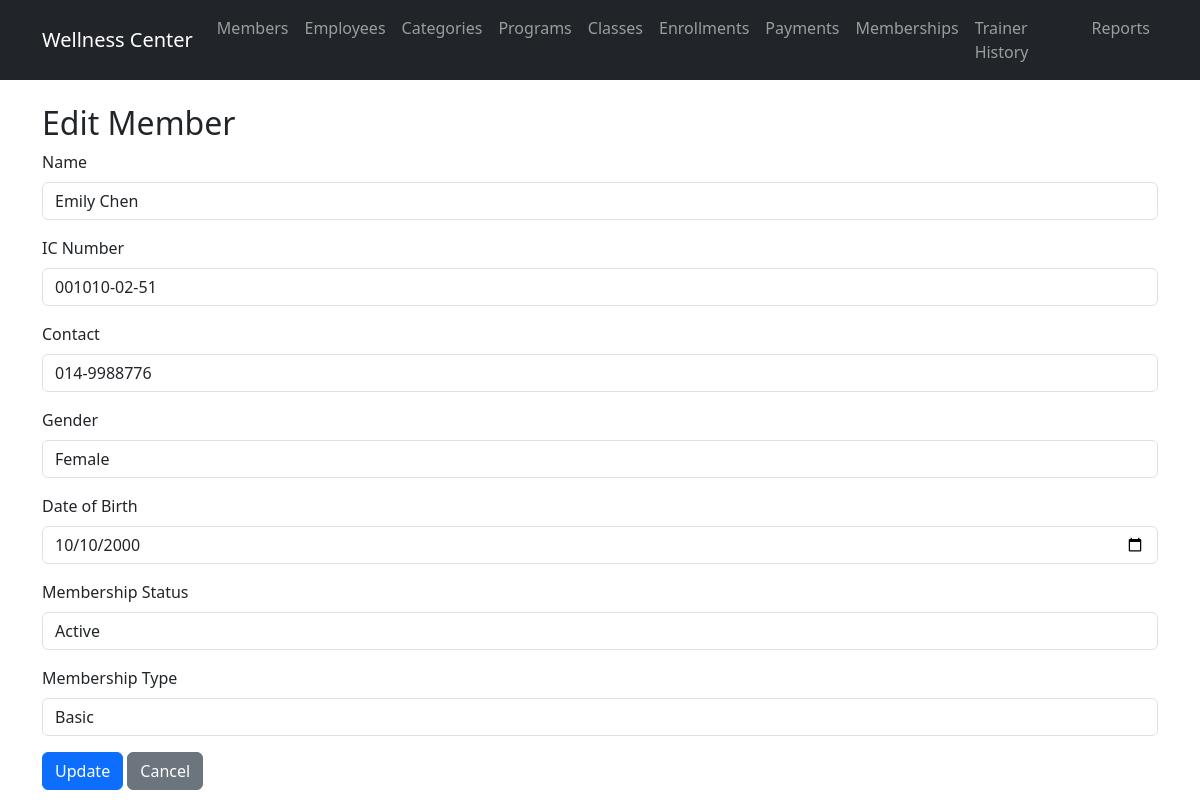
The app's page /routes/members/edit.php?id=4001, older data.
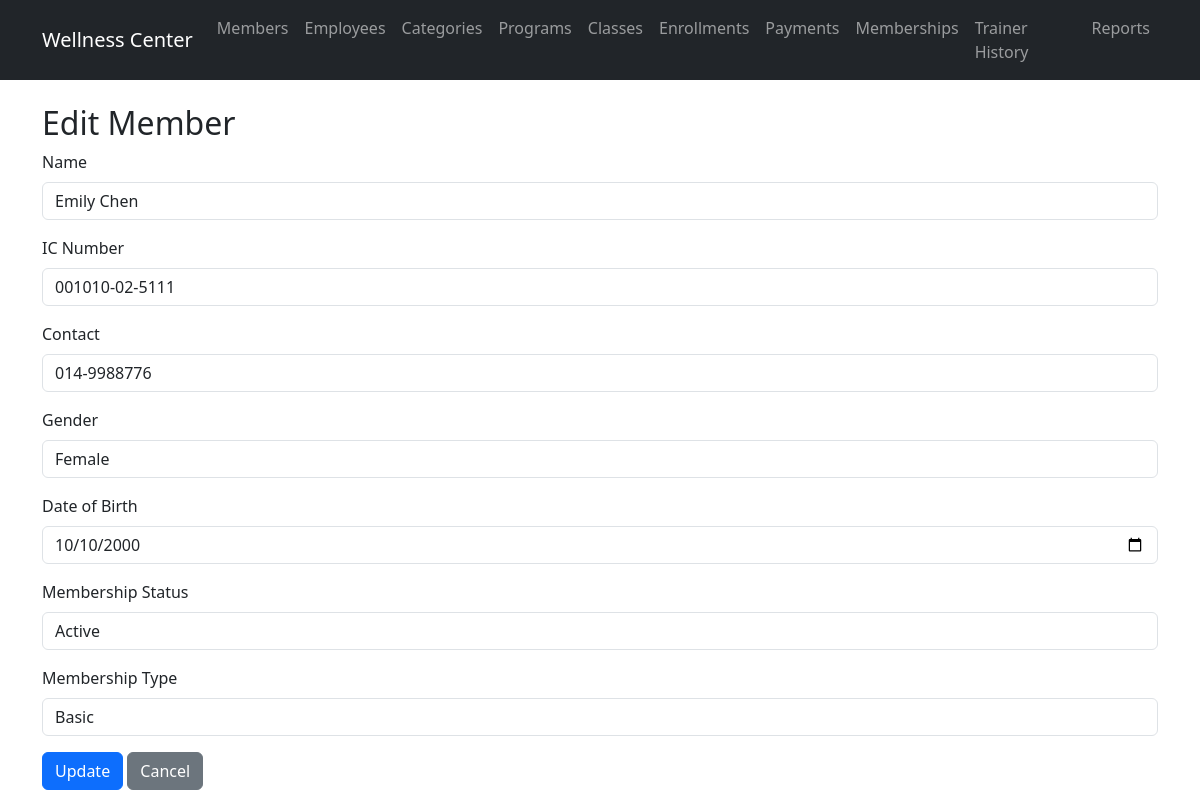
The same page, newer data.
### tables this page shows
CREATE TABLE `member` (
  `member_id` int(11) NOT NULL,
  `member_name` varchar(100) NOT NULL,
  `member_ic` varchar(20) NOT NULL,
  `member_contact` varchar(30) NOT NULL,
  `gender` varchar(10) DEFAULT NULL,
  `date_of_birth` date DEFAULT NULL,
  `membership_status` varchar(20) DEFAULT NULL,
  `type_id` int(11) DEFAULT NULL
);

CREATE TABLE `membership_type` (
  `type_id` int(11) NOT NULL,
  `type_name` varchar(20) NOT NULL,
  `monthly_fee` decimal(10,2) DEFAULT NULL
);

### models/Member.php (called while the page is built, shortened)
<?php
require_once __DIR__ . '/../config/database.php';
class Member {
    public $pdo;
    public function __construct() {
        global $pdo;
        $this->pdo = $pdo;
    }
    public function getById($id) {
        $stmt = $this->pdo->prepare("SELECT m.*, mt.type_name, mt.monthly_fee FROM member m LEFT JOIN membership_type mt ON m.type_id = mt.type_id WHERE m.member_id = ?");
        $stmt->execute([$id]);
        return $stmt->fetch(PDO::FETCH_ASSOC);
    }
}
?>

### models/Membership.php (called while the page is built, shortened)
<?php
require_once __DIR__ . '/../config/database.php';
class Membership {
    public $pdo;
    public function __construct() {
        global $pdo;
        $this->pdo = $pdo;
    }
    public function getAll() {
        $stmt = $this->pdo->query("SELECT * FROM membership_type");
        return $stmt->fetchAll(PDO::FETCH_ASSOC);
    }
}
?>

### routes/members/edit.php (the view, shortened to what this page needs)
<?php
require_once '../../models/Member.php';
require_once '../../models/Membership.php';
$member = new Member();
$membership = new Membership();
$id = $_GET['id'];
$data = $member->getById($id);
$types = $membership->getAll();
include '../../views/header.php';
?>
<h2>Edit Member</h2>
<form method="post">
    <div class="mb-3">
        <label for="member_name" class="form-label">Name</label>
        <input type="text" class="form-control" id="member_name" name="member_name" value="<?php echo $data['member_name']; ?>" required>
    </div>
    <div class="mb-3">
        <label for="member_ic" class="form-label">IC Number</label>
        <input type="text" class="form-control" id="member_ic" name="member_ic" value="<?php echo $data['member_ic']; ?>" required>
    </div>
    <div class="mb-3">
        <label for="member_contact" class="form-label">Contact</label>
        <input type="text" class="form-control" id="member_contact" name="member_contact" value="<?php echo $data['member_contact']; ?>">
    </div>
    <div class="mb-3">
        <label for="gender" class="form-label">Gender</label>
        <select class="form-control" id="gender" name="gender">
            <option value="Female" <?php echo ($data['gender'] == 'Female' ? 'selected' : ''); ?>>Female</option>
        </select>
    </div>
    <div class="mb-3">
        <label for="date_of_birth" class="form-label">Date of Birth</label>
        <input type="date" class="form-control" id="date_of_birth" name="date_of_birth" value="<?php echo $data['date_of_birth']; ?>">
    </div>
    <div class="mb-3">
        <label for="membership_status" class="form-label">Membership Status</label>
        <select class="form-control" id="membership_status" name="membership_status">
            <option value="Active" <?php echo ($data['membership_status'] == 'Active' ? 'selected' : ''); ?>>Active</option>
        </select>
    </div>
    <div class="mb-3">
        <label for="type_id" class="form-label">Membership Type</label>
        <select class="form-control" id="type_id" name="type_id" required>
            <?php foreach ($types as $type): ?>
            <option value="<?php echo $type['type_id']; ?>" <?php echo ($data['type_id'] == $type['type_id'] ? 'selected' : ''); ?>><?php echo $type['type_name']; ?></option>
            <?php endforeach; ?>
        </select>
    </div>
    <button type="submit" class="btn btn-primary">Update</button>
    <a href="view.php" class="btn btn-secondary">Cancel</a>
</form>
<?php include '../../views/footer.php'; ?>

Row changes from the older to the newer data that the page shows:
changed member "Emily Chen": member_ic "001010-02-51" → "001010-02-5111"
